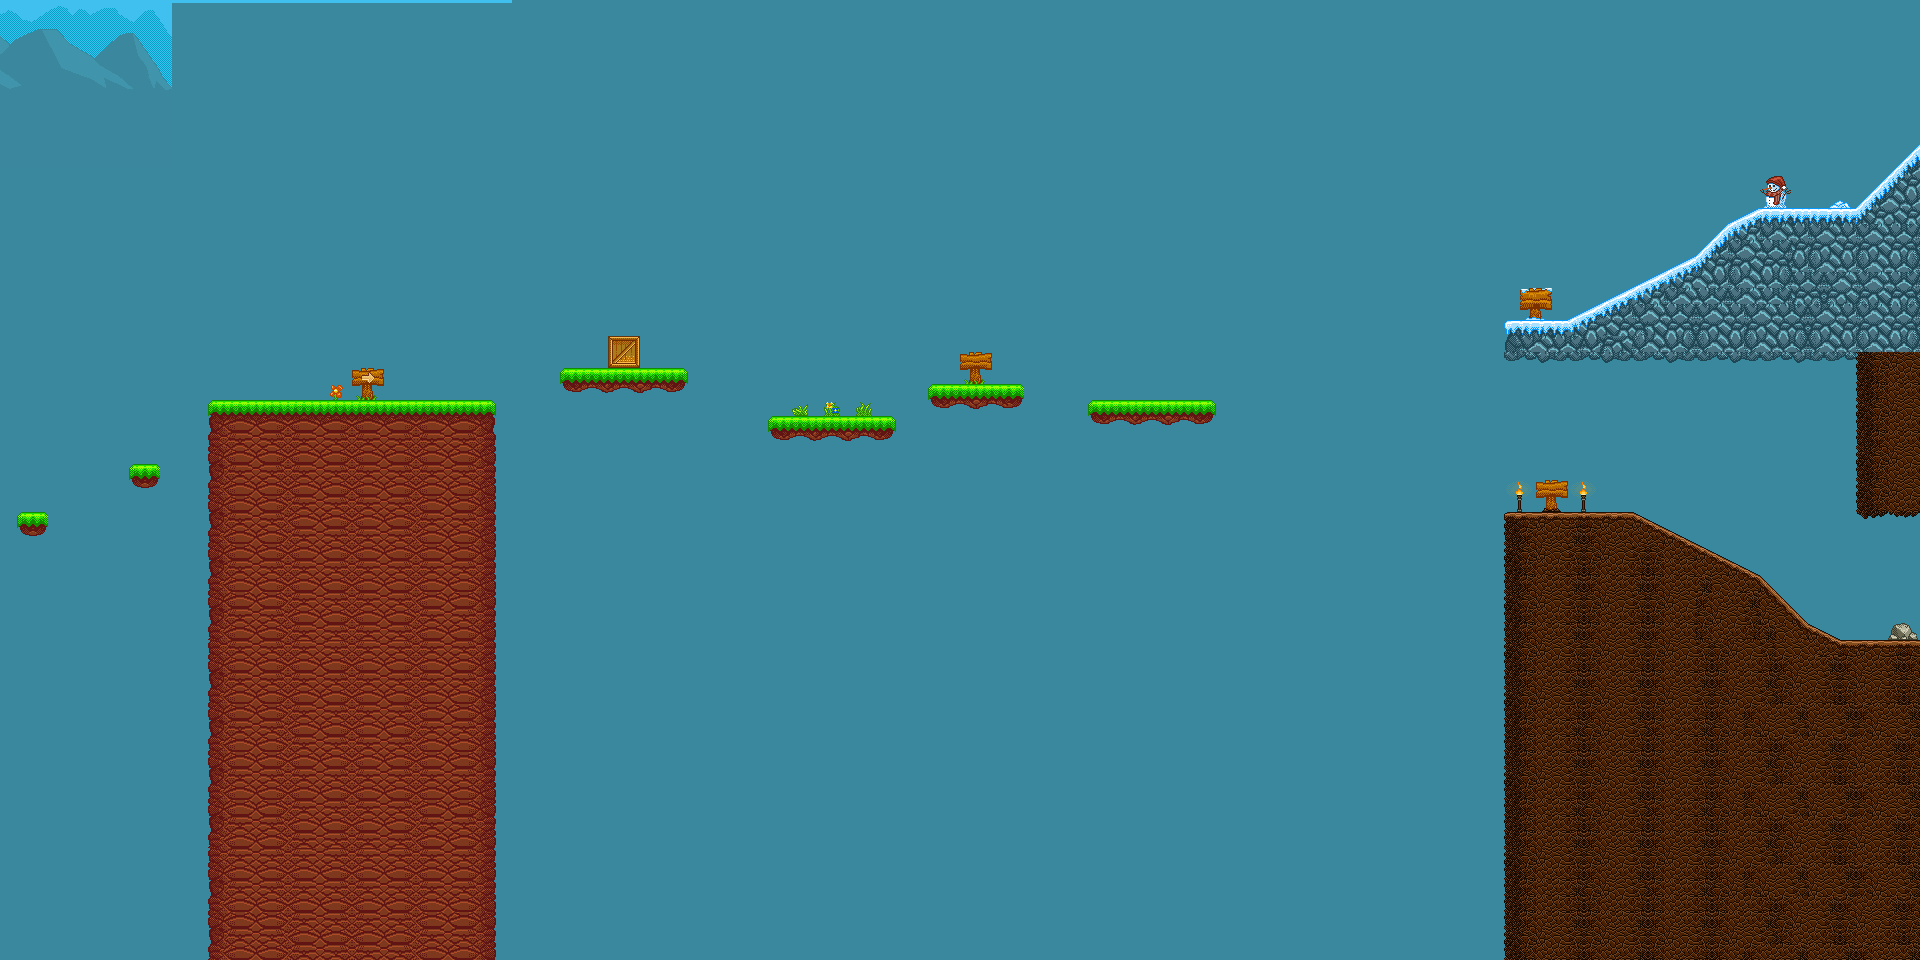

This is a level from a 2D game, rendered from its Tiled map with the project's own tilesets. A one-line summary and the map file follow, with tile-layer data summarised:
An orthogonal 120x60 tile map with 16x16 px tiles, 2 tile layers (Ground, Ground Decoration), 3 tilesets, 2 image layers and 21 objects (6x Bumper, 5x Coin, 3x Enemy, 3x InfoSign, 2x Door, ...).

<map version="1.10" tiledversion="1.10.2" orientation="orthogonal" renderorder="right-down" width="120" height="60" tilewidth="16" tileheight="16" infinite="0" backgroundcolor="#3a889e" nextlayerid="13" nextobjectid="108">
 <tileset firstgid="1" name="grass_tileset" tilewidth="16" tileheight="16" tilecount="640" columns="32">
  <image source="../images/pixel_platformer_tileset/grass/grass_tileset.png" width="512" height="320" />
  <tile id="290" type="Slope">
   <properties>
    <property name="LeftTop" type="int" value="0" />
    <property name="RightTop" type="int" value="8" />
   </properties>
  </tile>
  <tile id="291" type="Slope">
   <properties>
    <property name="LeftTop" type="int" value="8" />
    <property name="RightTop" type="int" value="16" />
   </properties>
  </tile>
 </tileset>
 <tileset firstgid="641" name="ice_tileset" tilewidth="16" tileheight="16" tilecount="640" columns="32">
  <image source="../images/pixel_platformer_tileset/ice/ice_tileset.png" width="512" height="320" />
  <tile id="194" type="Hazard">
   <properties>
    <property name="Damage" type="int" value="10" />
   </properties>
  </tile>
  <tile id="195" type="Hazard">
   <properties>
    <property name="Damage" type="int" value="10" />
   </properties>
  </tile>
  <tile id="260" type="Slope">
   <properties>
    <property name="LeftTop" type="int" value="0" />
    <property name="RightTop" type="int" value="8" />
   </properties>
  </tile>
  <tile id="261" type="Slope">
   <properties>
    <property name="LeftTop" type="int" value="8" />
    <property name="RightTop" type="int" value="16" />
   </properties>
  </tile>
  <tile id="268" type="Slope">
   <properties>
    <property name="LeftTop" type="int" value="16" />
    <property name="RightTop" type="int" value="8" />
   </properties>
  </tile>
  <tile id="269" type="Slope">
   <properties>
    <property name="LeftTop" type="int" value="8" />
    <property name="RightTop" type="int" value="0" />
   </properties>
  </tile>
  <tile id="290" type="Slope">
   <properties>
    <property name="LeftTop" type="int" value="0" />
    <property name="RightTop" type="int" value="8" />
   </properties>
  </tile>
  <tile id="291" type="Slope">
   <properties>
    <property name="LeftTop" type="int" value="8" />
    <property name="RightTop" type="int" value="16" />
   </properties>
  </tile>
  <tile id="302" type="Slope">
   <properties>
    <property name="LeftTop" type="int" value="16" />
    <property name="RightTop" type="int" value="8" />
   </properties>
  </tile>
  <tile id="303" type="Slope">
   <properties>
    <property name="LeftTop" type="int" value="8" />
    <property name="RightTop" type="int" value="0" />
   </properties>
  </tile>
  <tile id="325" type="Slope">
   <properties>
    <property name="LeftTop" type="int" value="0" />
    <property name="RightTop" type="int" value="16" />
   </properties>
  </tile>
  <tile id="332" type="Slope">
   <properties>
    <property name="LeftTop" type="int" value="16" />
    <property name="RightTop" type="int" value="0" />
   </properties>
  </tile>
  <tile id="356" type="Slope">
   <properties>
    <property name="LeftTop" type="int" value="0" />
    <property name="RightTop" type="int" value="16" />
   </properties>
  </tile>
  <tile id="365" type="Slope">
   <properties>
    <property name="LeftTop" type="int" value="16" />
    <property name="RightTop" type="int" value="0" />
   </properties>
  </tile>
  <tile id="514" type="OneWayTopPlatform" />
  <tile id="515" type="OneWayTopPlatform" />
  <tile id="516" type="OneWayTopPlatform" />
  <tile id="517" type="OneWayTopPlatform" />
  <tile id="518" type="OneWayTopPlatform" />
  <tile id="519" type="OneWayTopPlatform" />
  <tile id="522" type="OneWayTopPlatform" />
  <tile id="523" type="OneWayTopPlatform" />
 </tileset>
 <tileset firstgid="1281" name="cave_tileset" tilewidth="16" tileheight="16" tilecount="640" columns="32">
  <image source="../images/pixel_platformer_tileset/cave/cave_tileset.png" width="512" height="320" />
  <tile id="268" type="Slope">
   <properties>
    <property name="LeftTop" type="int" value="16" />
    <property name="RightTop" type="int" value="8" />
   </properties>
  </tile>
  <tile id="269" type="Slope">
   <properties>
    <property name="LeftTop" type="int" value="8" />
    <property name="RightTop" type="int" value="0" />
   </properties>
  </tile>
  <tile id="302" type="Slope">
   <properties>
    <property name="LeftTop" type="int" value="16" />
    <property name="RightTop" type="int" value="8" />
   </properties>
  </tile>
  <tile id="303" type="Slope">
   <properties>
    <property name="LeftTop" type="int" value="8" />
    <property name="RightTop" type="int" value="0" />
   </properties>
  </tile>
  <tile id="332" type="Slope">
   <properties>
    <property name="LeftTop" type="int" value="16" />
    <property name="RightTop" type="int" value="0" />
   </properties>
  </tile>
  <tile id="365" type="Slope">
   <properties>
    <property name="LeftTop" type="int" value="16" />
    <property name="RightTop" type="int" value="0" />
   </properties>
  </tile>
 </tileset>
 <imagelayer id="12" name="bg sky" offsetx="0" offsety="-300" parallaxy="0.4" repeatx="1">
  <image source="../images/pixel_platformer_tileset/background/sky_solid_color.png" width="512" height="303" />
 </imagelayer>
 <imagelayer id="7" name="Sky" offsetx="-340" offsety="-135" parallaxx="0.4" parallaxy="0.4" repeatx="1">
  <image source="../images/pixel_platformer_tileset/background/single_background.png" width="512" height="303" />
 </imagelayer>
 <layer id="8" name="Ground" width="120" height="60">
  <data>[7200 cells, 1592 non-empty, 114 distinct tile ids]</data>
 </layer>
 <layer id="9" name="Ground Decoration" width="120" height="60">
  <data>[7200 cells, 42 non-empty, 38 distinct tile ids]</data>
 </layer>
 <objectgroup id="3" name="AnimatedCoins">
  <object id="14" type="Coin" x="1344" y="336">
   <ellipse />
  </object>
  <object id="100" type="Coin" x="32" y="496">
   <ellipse />
  </object>
  <object id="101" type="Coin" x="144" y="448">
   <ellipse />
  </object>
  <object id="106" type="Coin" x="624" y="320">
   <ellipse />
  </object>
  <object id="107" type="Coin" x="1440" y="304">
   <ellipse />
  </object>
 </objectgroup>
 <objectgroup id="10" name="Metadata">
  <object id="77" name="Enemy 1" type="Enemy" x="446.971" y="384.753">
   <point />
  </object>
  <object id="79" name="Grass moving platform" type="GrassMovingPlatform" x="1296" y="432" width="96" height="13.8927">
   <properties>
    <property name="TilePath" value="0,-10" />
   </properties>
  </object>
  </objectgroup>
</map>
<!-- 14 of 21 objects omitted -->
